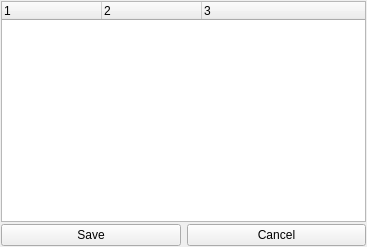
<?xml version="1.0" encoding="UTF-8"?>
<ui version="4.0">
 <class>DirtyAssetsManagerClass</class>
 <widget class="QWidget" name="DirtyAssetsManagerClass">
  <property name="geometry">
   <rect>
    <x>0</x>
    <y>0</y>
    <width>367</width>
    <height>247</height>
   </rect>
  </property>
  <property name="windowTitle">
   <string>DirtyAssetsManager</string>
  </property>
  <layout class="QVBoxLayout" name="verticalLayout" stretch="0,0">
   <property name="spacing">
    <number>2</number>
   </property>
   <property name="leftMargin">
    <number>1</number>
   </property>
   <property name="topMargin">
    <number>1</number>
   </property>
   <property name="rightMargin">
    <number>1</number>
   </property>
   <property name="bottomMargin">
    <number>1</number>
   </property>
   <item>
    <widget class="QTreeWidget" name="treeWidget">
     <property name="columnCount">
      <number>3</number>
     </property>
     <column>
      <property name="text">
       <string notr="true">1</string>
      </property>
     </column>
     <column>
      <property name="text">
       <string notr="true">2</string>
      </property>
     </column>
     <column>
      <property name="text">
       <string notr="true">3</string>
      </property>
     </column>
    </widget>
   </item>
   <item>
    <layout class="QHBoxLayout" name="horizontalLayout" stretch="1,1">
     <item>
      <widget class="QPushButton" name="SaveButton">
       <property name="text">
        <string>Save</string>
       </property>
      </widget>
     </item>
     <item>
      <widget class="QPushButton" name="CancelButton">
       <property name="text">
        <string>Cancel</string>
       </property>
      </widget>
     </item>
    </layout>
   </item>
  </layout>
 </widget>
 <layoutdefault spacing="6" margin="11"/>
 <resources/>
 <connections/>
</ui>
